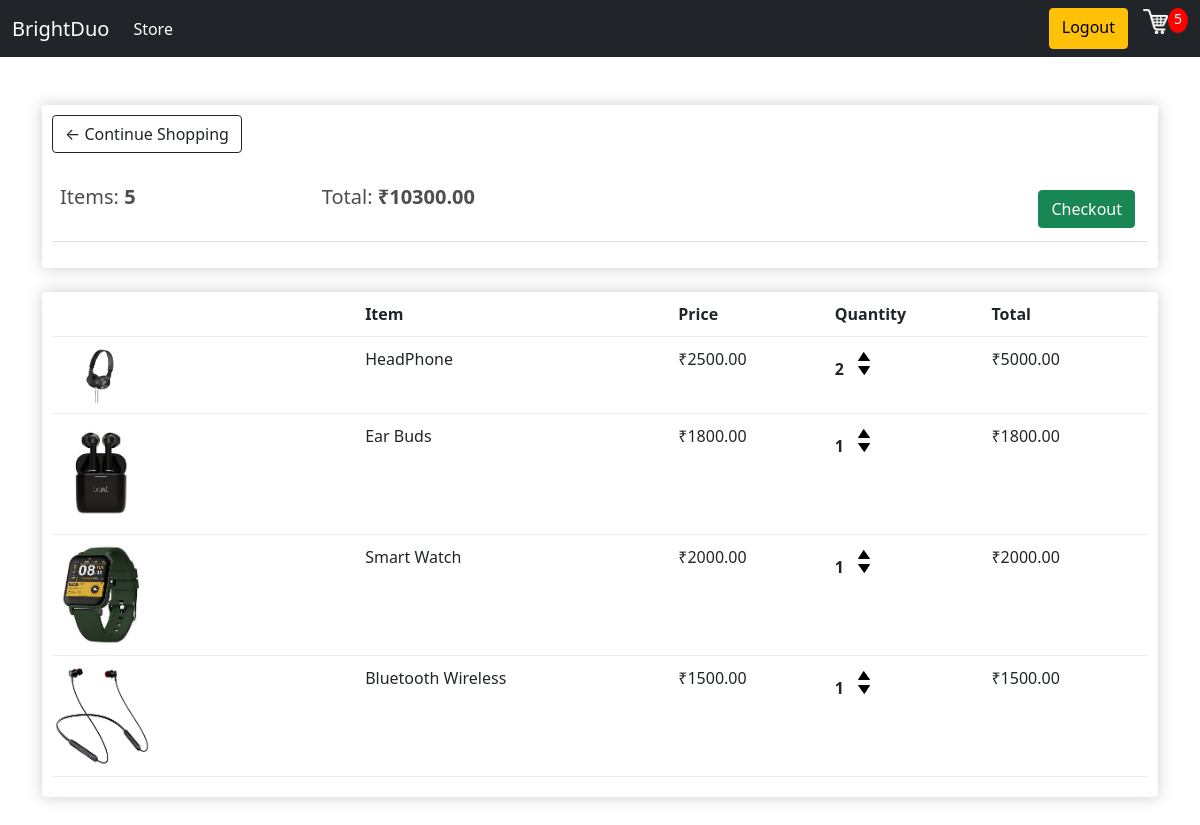
The app's page /cart/ (signed in) with its own data.
### store/models.py (models this page shows, shortened)
class Order(models.Model):
    user = models.OneToOneField(User, on_delete=models.CASCADE)
    complete = models.BooleanField(default=False)
    date_ordered = models.DateTimeField(default=timezone.now)
    @property
    def get_cart_total(self):
        total = sum([item.get_total for item in self.orderitem_set.all()])
        return total
    @property
    def get_cart_items(self):
        orderitems = self.orderitem_set.all()
        total = sum(item.quantity for item in orderitems)
        return total

class OrderItem(models.Model):
    product = models.ForeignKey(Product, on_delete=models.CASCADE)
    order = models.ForeignKey(Order, on_delete=models.CASCADE)
    quantity = models.IntegerField(default=0)
    @property
    def get_total(self):
        return self.product.price * self.quantity

class Product(models.Model):
    name = models.CharField(max_length=200)
    price = models.DecimalField(max_digits=7, decimal_places=2)
    digital = models.BooleanField(default=False)
    image = models.ImageField(null=True, blank=True)

### store/views.py (the view)
# urls.py: path('cart/', views.cart, name="cart"),
def cart(request):
    items = []
    order = {'get_cart_total': 0, 'get_cart_items': 0}
    cartItems = 0
    if request.user.is_authenticated:
        order, created = Order.objects.get_or_create(user=request.user, complete=False)
        items = order.orderitem_set.all()
        cartItems = order.get_cart_items
    context = {'items': items, 'order': order, 'cartItems': cartItems}
    return render(request, 'store/cart.html', context)

### store/templates/store/cart.html
{% extends 'store/main.html' %}
{% load static %}
{% block content %}
	<div class="row my-5">
		<div class="col-lg-12">
			<div class="box-element">
				<a  class="btn btn-outline-dark" href="{% url 'store' %}">&#x2190; Continue Shopping</a>
				<br>
				<br>
				<table class="table">
					<tr>
						<th><h5>Items: <strong>{{ order.get_cart_items }}</strong></h5></th>
						<th><h5>Total: <strong>₹{{ order.get_cart_total|floatformat:2 }}</strong></h5></th>
						<th>
							<a style="float:right; margin:5px;" class="btn btn-success" href="{% url 'checkout' %}">Checkout</a>
						</th>
					</tr>
				</table>
			</div>
			<br>
			<div class="box-element">
				<div class="cart-row">
					<div style="flex:2"></div>
					<div style="flex:2"><strong>Item</strong></div>
					<div style="flex:1"><strong>Price</strong></div>
					<div style="flex:1"><strong>Quantity</strong></div>
					<div style="flex:1"><strong>Total</strong></div>
				</div>
				{% for item in items %}
				<div class="cart-row">
					<div style="flex:2"><img class="row-image" src="{{item.product.image.url}}"></div>
					<div style="flex:2"><p>{{item.product.name}}</p></div>
					<div style="flex:1"><p>₹{{item.product.price|floatformat:2}}</p></div>
					<div style="flex:1">
						<p class="quantity">{{item.quantity}}</p>
						<div class="quantity">
							<img data-product="{{item.product.id}}" data-action="add" class="chg-quantity update-cart" src="{% static  'images/arrow-up.png' %}">
							<img data-product="{{item.product.id}}" data-action="remove" class="chg-quantity update-cart" src="{% static  'images/arrow-down.png' %}">
						</div>
					</div>
					<div style="flex:1"><p>₹{{item.get_total|floatformat:2}}</p></div>
				</div>
				{% endfor %}
			</div>
		</div>
	</div>
{% endblock content %}

### static/css/main.css (style rules this page uses)
body { background-color: hsl(0, 0%, 98%); }
h1,h2,h3,h4,h5,h6 { color:hsl(0, 0%, 30%); }
.box-element { box-shadow:hsl(0, 0%, 80%) 0 0 16px; background-color: #fff; border-radius: 4px; padding: 10px; }
.col-lg-4, .col-lg-6, .col-lg-8, .col-lg-12 { margin-top: 10px; }
.btn { border-radius: 0; }
.row-image { width: 100px; }
.cart-row { display: flex; align-items: flex-stretch; padding-bottom: 10px; margin-bottom: 10px; border-bottom: 1px solid #ececec; }
.quantity { display: inline-block; font-weight: 700; padding-right:10px; }
.chg-quantity { width: 12px; cursor: pointer; display: block; margin-top: 5px; transition:.1s; }

### records on screen
Order: get_cart_items "5", get_cart_total "10300.00"
OrderItem: product.image (picture), product.name "HeadPhone", product.price "2500.00", quantity "2", get_total "5000.00"
OrderItem: product.image (picture), product.name "Ear Buds", product.price "1800.00", quantity "1", get_total "1800.00"
OrderItem: product.image (picture), product.name "Smart Watch", product.price "2000.00", quantity "1", get_total "2000.00"
OrderItem: product.image (picture), product.name "Bluetooth Wireless", product.price "1500.00", quantity "1", get_total "1500.00"

### other values on screen
{{ cartItems }} "5"
